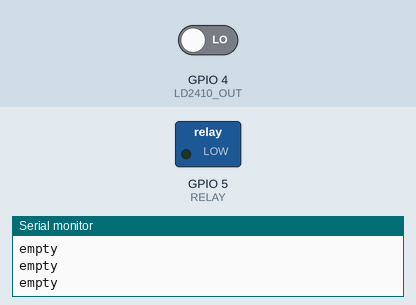
Recording of a sketch running on a simulated ESP32. Parts: switched loads named in the sketch (green lamp = pin HIGH), the last lines printed to the serial monitor. The test bench sets the inputs (shaded band); at power-on: GPIO 4 (LD2410_OUT) LOW.

Above: at 1.2 s.
1.3 s: GPIO 4 (LD2410_OUT) driven HIGH
At 2.4 s:
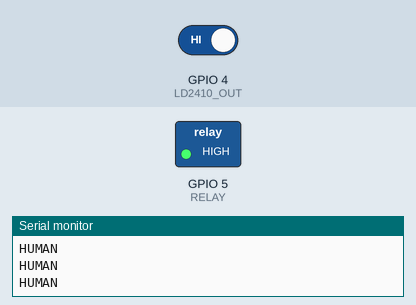
2.9 s: GPIO 4 (LD2410_OUT) driven LOW
At 3.7 s:
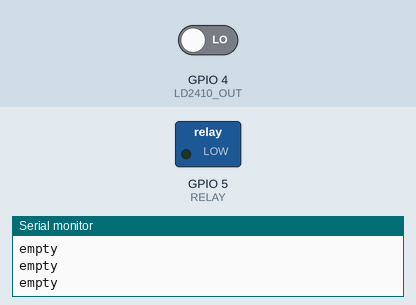
Timing chart, 0 to 5.9 s (numbered marks = the images above; inputs shaded):
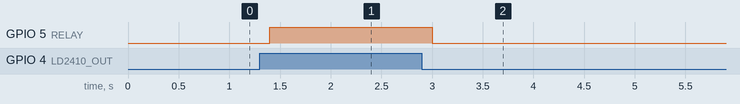

The sketch:

presence_relay.ino
```cpp
// ESP32 Arduino sketch that reads the LD2410 presence output and controls a relay, while printing presence state to Serial.
//
// Full tutorial: https://shillehtek.com/blogs/news/esp32-ld2410-smart-light-presence-sensing
// Parts used: https://shillehtek.com/products/hlk-ld2450-24ghz-mmwave-radar-human-body-tracking-sensor-module
//             https://shillehtek.com/products/hlk-2410c-human-presence-radar-motion-detection-module-pre-soldered
//             https://shillehtek.com/products/hlk-2410b-human-presence-radar-motion-detection-module-pre-soldered
// More examples: https://github.com/shillehbean/shillehtek-examples
//

const int LD2410_OUT = 4;
const int RELAY = 5;
void setup() {
  pinMode(LD2410_OUT, INPUT);
  pinMode(RELAY, OUTPUT);
  Serial.begin(115200);
}
void loop() {
  bool present = digitalRead(LD2410_OUT);
  digitalWrite(RELAY, present ? HIGH : LOW);
  Serial.println(present ? "HUMAN" : "empty");
  delay(200);
}
```

Measured:
- after the input at 1.3 s, GPIO 5 (RELAY): LOW → HIGH after 0.10 s
- after the input at 2.9 s, GPIO 5 (RELAY): HIGH → LOW after 0.10 s
